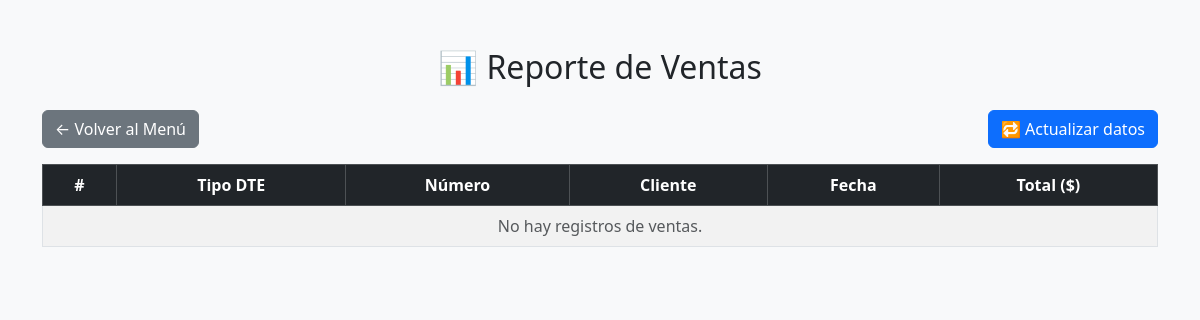
Before: /reportes/ventas/ (signed in) with the older database file.
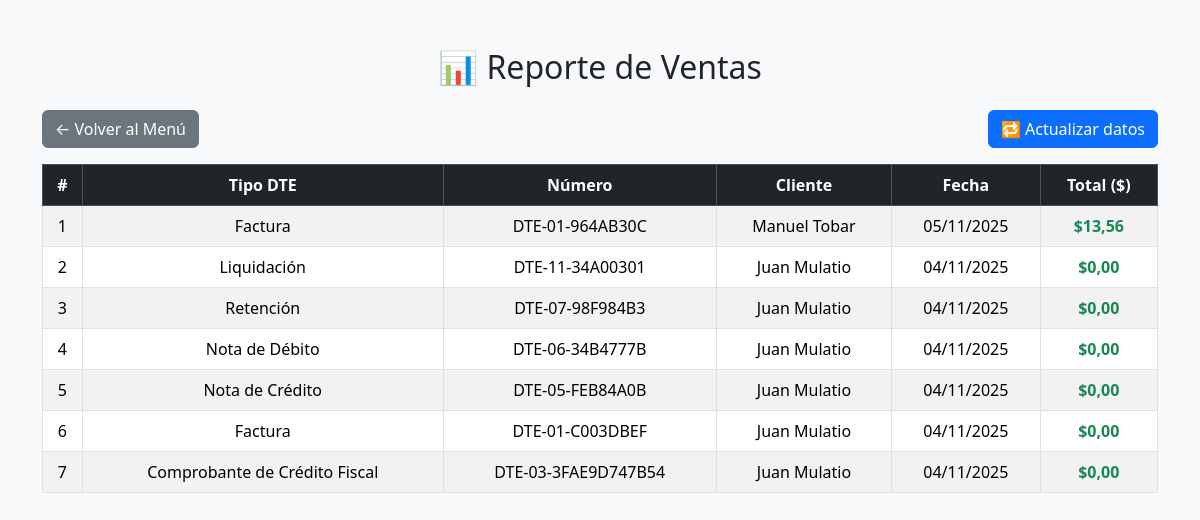
After: the same page with the newer database file.
### Modulos/Facturacion/models.py (models this page shows, shortened)
class DTE(models.Model):
    TIPO_DTE_CHOICES = [
        ('01', 'Factura'),
        ('03', 'Comprobante de Crédito Fiscal'),
        ('05', 'Nota de Crédito'),
        ('06', 'Nota de Débito'),
        ('07', 'Retención'),
        ('11', 'Liquidación'),
    ]
    ESTADOS = [
        ('Activo', 'Activo'),
        ('Anulado', 'Anulado'),
    ]
    empresa = models.ForeignKey(Empresa, on_delete=models.CASCADE)
    cliente = models.ForeignKey(Cliente, on_delete=models.CASCADE)
    usuario = models.ForeignKey(User, on_delete=models.SET_NULL, null=True, blank=True)  # 🔹 quién emitió
    tipo_dte = models.CharField(max_length=2, choices=TIPO_DTE_CHOICES, default='01')
    numero_control = models.CharField(max_length=50, unique=True)
    fecha_emision = models.DateTimeField(auto_now_add=True)
    condicion_pago = models.CharField(max_length=20, default='Contado')
    subtotal = models.DecimalField(max_digits=10, decimal_places=2, default=0)
    iva = models.DecimalField(max_digits=10, decimal_places=2, default=0)
    total = models.DecimalField(max_digits=10, decimal_places=2, default=0)
    codigo_generacion = models.CharField(max_length=100, blank=True, null=True)
    sello_recepcion = models.CharField(max_length=150, blank=True, null=True)
    estado = models.CharField(max_length=10, choices=ESTADOS, default='Activo')

class Cliente(models.Model):
    nombre = models.CharField(max_length=120)
    nit = models.CharField(max_length=20)
    nrc = models.CharField(max_length=20, blank=True, null=True)
    direccion = models.TextField()
    correo = models.EmailField(blank=True, null=True)
    telefono = models.CharField(max_length=20, blank=True, null=True)

### Modulos/Facturacion/views.py (the view)
# urls.py: path('reportes/ventas/', views.reporte_ventas, name='reporte_ventas'),
@rol_requerido(['Administrador', 'Contador'])
def reporte_ventas(request):
    dtes = DTE.objects.filter(estado='Activo').order_by('-fecha_emision')
    total_general = sum(d.total for d in dtes)
    return render(request, 'Facturacion/ventas.html', {
        'dtes': dtes,
        'total': total_general
    })

### Modulos/Facturacion/permisos.py (called while the page is built)
def rol_requerido(roles_permitidos):
    def decorador(view_func):
        @wraps(view_func)
        def wrapper(request, *args, **kwargs):
            if not request.user.is_authenticated:
                return redirect('login')
            perfil = getattr(request.user, 'perfil', None)
            if perfil and perfil.rol in roles_permitidos:
                return view_func(request, *args, **kwargs)
            else:
                return redirect('menu_principal')  # redirige si no tiene permiso
        return wrapper
    return decorador

### Modulos/Facturacion/templates/Facturacion/ventas.html (shortened to what this page needs)
{% load static %}
<!DOCTYPE html>
<html lang="es">
<head>
  <link href="https://cdn.jsdelivr.net/npm/bootstrap@5.3.3/dist/css/bootstrap.min.css" rel="stylesheet">
</head>
<body class="bg-light">
<div class="container mt-5">
  <h2 class="text-center mb-4">📊 Reporte de Ventas</h2>
  <div class="d-flex justify-content-between mb-3">
    <a href="{% url 'menu_principal' %}" class="btn btn-secondary">← Volver al Menú</a>
    <button id="btnActualizar" class="btn btn-primary">🔁 Actualizar datos</button>
  </div>
  <table id="tablaVentas" class="table table-bordered table-striped text-center">
    <thead class="table-dark">
      <tr>
        <th>#</th>
        <th>Tipo DTE</th>
        <th>Número</th>
        <th>Cliente</th>
        <th>Fecha</th>
        <th>Total ($)</th>
      </tr>
    </thead>
    <tbody>
      {% for dte in dtes %}
      <tr>
        <td>{{ forloop.counter }}</td>
        <td>{{ dte.get_tipo_dte_display }}</td>
        <td>{{ dte.numero_control }}</td>
        <td>{{ dte.cliente.nombre }}</td>
        <td>{{ dte.fecha_emision|date:"d/m/Y" }}</td>
        <td class="fw-bold text-success">${{ dte.total }}</td>
      </tr>
      {% empty %}
      <tr><td colspan="6" class="text-muted">No hay registros de ventas.</td></tr>
      {% endfor %}
    </tbody>
  </table>
</div>
</body>
</html>

Changed rows visible on the page:
added DTE: tipo_dte "Factura", numero_control "DTE-01-964AB30C", cliente.nombre "Manuel Tobar", fecha_emision "05/11/2025", total "13,56"
added DTE: tipo_dte "Liquidación", numero_control "DTE-11-34A00301", cliente.nombre "Juan Mulatio", fecha_emision "04/11/2025", total "0,00"
added DTE: tipo_dte "Retención", numero_control "DTE-07-98F984B3", cliente.nombre "Juan Mulatio", fecha_emision "04/11/2025", total "0,00"
added DTE: tipo_dte "Nota de Débito", numero_control "DTE-06-34B4777B", cliente.nombre "Juan Mulatio", fecha_emision "04/11/2025", total "0,00"
added DTE: tipo_dte "Nota de Crédito", numero_control "DTE-05-FEB84A0B", cliente.nombre "Juan Mulatio", fecha_emision "04/11/2025", total "0,00"
added DTE: tipo_dte "Factura", numero_control "DTE-01-C003DBEF", cliente.nombre "Juan Mulatio", fecha_emision "04/11/2025", total "0,00"
added DTE: tipo_dte "Comprobante de Crédito Fiscal", numero_control "DTE-03-3FAE9D747B54", cliente.nombre "Juan Mulatio", fecha_emision "04/11/2025", total "0,00"
Other visible differences:
text no longer shown: "No hay registros de ventas."
